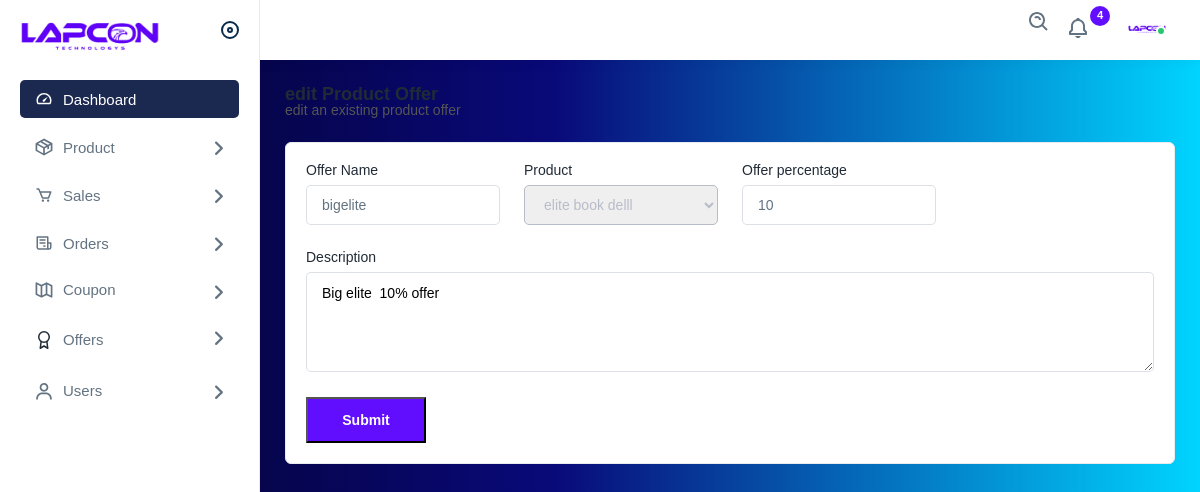
The page /admin_panel/edit_product_offer/1 (signed in) on the database its author committed.
### admin_panel/models.py (models this page shows)
class Product_offer(models.Model):
    product = models.ForeignKey(Product, on_delete=models.CASCADE)
    percentage = models.CharField(max_length=3)
    name = models.CharField(max_length=50)
    description = models.TextField(null=True,blank=True)
    is_active = models.BooleanField(default=True)
    created_at = models.DateTimeField(auto_now_add=True)
    updated_at = models.DateTimeField(auto_now=True)

### Product/models.py (models this page shows)
class Product(models.Model):
    name=models.CharField(max_length=255)
    description=models.TextField()
    category=models.ForeignKey(Category, on_delete=models.CASCADE,related_name='products')
    brand=models.ForeignKey(Brand,on_delete=models.CASCADE,related_name='products')
    operating_system = models.CharField(max_length=25, default='Android')
    processor = models.CharField(max_length=60)
    screen_size = models.CharField(max_length=60)
    is_available = models.BooleanField(default=True)
    is_active = models.BooleanField(default=True)
    created_at = models.DateTimeField(auto_now_add=True)
    updated_at = models.DateTimeField(auto_now=True)

### admin_panel/views.py (the view, shortened to what this page needs)
# urls.py: path('admin_panel/edit_product_offer/<int:product_offer_id>', views.edit_product_offer, name='edit_product_offer'),
@login_required(login_url='admin_signin')
@user_passes_test(is_staff, login_url='/')
def edit_product_offer(request,product_offer_id):
    products = Product.objects.all()
    product_offer = Product_offer.objects.get(pk=product_offer_id)
    offeres =Product_offer.objects.all()
    for offer in offeres:
        products = products.exclude(pk = offer.product.id)
    return render(request,'admin/edit_product_offer.html',{'products':products,'product_offer':product_offer})

### admin_panel/views.py (called while the page is built)
def is_staff(user):
    return user.is_staff

### templates/admin/edit_product_offer.html (shortened to what this page needs)
{% extends 'admin/layout.html' %}
{% load static %}
{% block content %}
    <div class="page-wrapper">
        <div class="content">
            <div class="page-header">
                <div class="page-title">
                    <h4>edit Product Offer</h4>
                    <h6>edit an existing product offer</h6>
                </div>
            </div>
            <div class="card">
                <div class="card-body">
                    <form method="post" enctype="multipart/form-data">
                        <div class="row">
                            <div class="col-lg-3 col-sm-6 col-12">
                                <div class="form-group">
                                    <label>Offer Name</label>
                                    <input type="text" name="name" required id="name" onkeyup="validateInput()" value="{{product_offer.name}}">
                                </div>
                            </div>
                            <div class="col-lg-3 col-sm-6 col-12">
                                <div class="form-group">
                                    <label>Product</label>
                                    <select class="select" name="product" required >
                                        <option value="{{product_offer.product.id}}" selected>{{product_offer.product.name}}</option>
                                    </select>
                                </div>
                            </div>
                            <div class="col-lg-3 col-sm-6 col-12">
                                <div class="form-group">
                                        <label>Offer percentage</label>
                                        <input type="text" name="percentage" required onkeyup="if (/[^|0-9]+/g.test(this.value)) this.value = this.value.replace(/[^|0-9]+/g,'')" maxlength="2" minlength="1" value="{{product_offer.percentage}}">
                                </div>
                            </div>
                            <div class="col-lg-12">
                                <div class="form-group">
                                    <label>Description</label>
                                    <textarea class="form-control" required minlength="5" name="description">{{product_offer.description}}</textarea>
                                </div>
                            </div>
                            <div class="col-lg-12">
                                <button href="javascript:void(0);" class="btn btn-submit me-2" type="submit">Submit</button>
                            </div>
                        </div>
                    </form>
                </div>
            </div>
        </div>
    </div>
{% endblock %}

### templates/admin/layout.html (style rules this page uses)
.select { padding: 0 15px; width: 100%; border-radius: 5px; border-color: #b8bcc9; height: 40px; color: #b8bcc9; border: 1px #b8bcc9 solid; }

### rows shown on the page
Product_offer: name "bigelite", product "elite book delll", percentage "10", description "Big elite 10% offer"
